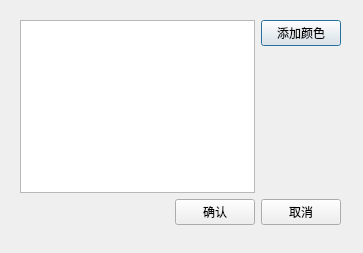
<?xml version="1.0" encoding="UTF-8"?>
<ui version="4.0">
 <class>Dialog</class>
 <widget class="QDialog" name="Dialog">
  <property name="geometry">
   <rect>
    <x>0</x>
    <y>0</y>
    <width>363</width>
    <height>253</height>
   </rect>
  </property>
  <property name="windowTitle">
   <string>Dialog</string>
  </property>
  <widget class="QWidget" name="">
   <property name="geometry">
    <rect>
     <x>9</x>
     <y>9</y>
     <width>343</width>
     <height>227</height>
    </rect>
   </property>
   <layout class="QVBoxLayout" name="verticalLayout_2">
    <item>
     <layout class="QHBoxLayout" name="horizontalLayout_2">
      <item>
       <widget class="QListWidget" name="listWidget"/>
      </item>
      <item>
       <layout class="QVBoxLayout" name="verticalLayout">
        <item>
         <widget class="QPushButton" name="pushButton">
          <property name="text">
           <string>添加颜色</string>
          </property>
         </widget>
        </item>
        <item>
         <spacer name="verticalSpacer">
          <property name="orientation">
           <enum>Qt::Vertical</enum>
          </property>
          <property name="sizeHint" stdset="0">
           <size>
            <width>20</width>
            <height>40</height>
           </size>
          </property>
         </spacer>
        </item>
       </layout>
      </item>
     </layout>
    </item>
    <item>
     <layout class="QHBoxLayout" name="horizontalLayout">
      <item>
       <spacer name="horizontalSpacer">
        <property name="orientation">
         <enum>Qt::Horizontal</enum>
        </property>
        <property name="sizeHint" stdset="0">
         <size>
          <width>40</width>
          <height>20</height>
         </size>
        </property>
       </spacer>
      </item>
      <item>
       <widget class="QPushButton" name="pushButton_3">
        <property name="text">
         <string>确认</string>
        </property>
       </widget>
      </item>
      <item>
       <widget class="QPushButton" name="pushButton_2">
        <property name="text">
         <string>取消</string>
        </property>
       </widget>
      </item>
     </layout>
    </item>
   </layout>
  </widget>
 </widget>
 <layoutdefault spacing="6" margin="11"/>
 <resources/>
 <connections/>
</ui>
